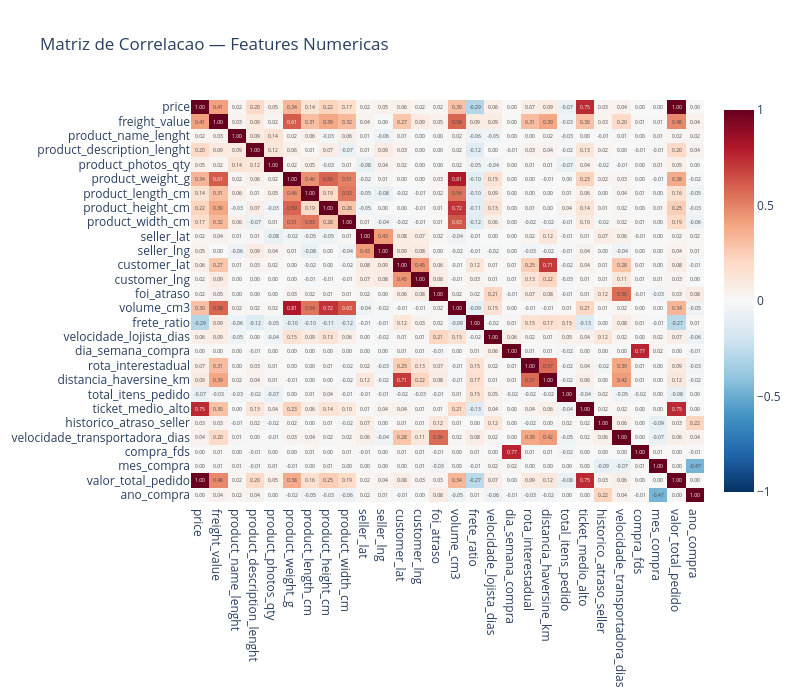

Source (notebook cell):
### Code cell
# 6.3 — Heatmap completo de correlacoes entre features
corr_matrix = df[colunas_analise].corr()

fig_heat = px.imshow(
    corr_matrix,
    text_auto='.2f',
    title='Matriz de Correlacao — Features Numericas',
    color_continuous_scale='RdBu_r',
    zmin=-1, zmax=1,
    aspect='auto'
)
fig_heat.update_layout(height=700, width=800)
fig_heat.show()

### Figure 1 — Plotly figure (JSON) as saved in the notebook; plotly's stock layout.template omitted (floating-point values rounded to 4 significant figures; data arrays with more than 128 entries replaced by an {"elided": "..."} marker saying what was removed)
{"data": [{"coloraxis": "coloraxis", "hovertemplate": "x: %{x}<br>y: %{y}<br>color: %{z}<extra></extra>", "name": "0", "texttemplate": "%{z:.2f}", "type": "heatmap", "x": ["price", "freight_value", "product_name_lenght", "product_description_lenght", "product_photos_qty", "product_weight_g", "product_length_cm", "product_height_cm", "product_width_cm", "seller_lat", "seller_lng", "customer_lat", "customer_lng", "foi_atraso", "volume_cm3", "frete_ratio", "velocidade_lojista_dias", "dia_semana_compra", "rota_interestadual", "distancia_haversine_km", "total_itens_pedido", "ticket_medio_alto", "historico_atraso_seller", "velocidade_transportadora_dias", "compra_fds", "mes_compra", "valor_total_pedido", "ano_compra"], "xaxis": "x", "y": ["price", "freight_value", "product_name_lenght", "product_description_lenght", "product_photos_qty", "product_weight_g", "product_length_cm", "product_height_cm", "product_width_cm", "seller_lat", "seller_lng", "customer_lat", "customer_lng", "foi_atraso", "volume_cm3", "frete_ratio", "velocidade_lojista_dias", "dia_semana_compra", "rota_interestadual", "distancia_haversine_km", "total_itens_pedido", "ticket_medio_alto", "historico_atraso_seller", "velocidade_transportadora_dias", "compra_fds", "mes_compra", "valor_total_pedido", "ano_compra"], "yaxis": "y", "z": {"elided": "28x28 float values"}}], "layout": {"coloraxis": {"cmax": 1, "cmin": -1, "colorscale": [[0, "rgb(5,48,97)"], [0.1, "rgb(33,102,172)"], [0.2, "rgb(67,147,195)"], [0.3, "rgb(146,197,222)"], [0.4, "rgb(209,229,240)"], [0.5, "rgb(247,247,247)"], [0.6, "rgb(253,219,199)"], [0.7, "rgb(244,165,130)"], [0.8, "rgb(214,96,77)"], [0.9, "rgb(178,24,43)"], [1, "rgb(103,0,31)"]]}, "height": 700, "title": {"text": "Matriz de Correlacao — Features Numericas"}, "width": 800, "xaxis": {"anchor": "y", "domain": [0, 1]}, "yaxis": {"anchor": "x", "autorange": "reversed", "domain": [0, 1]}}}
